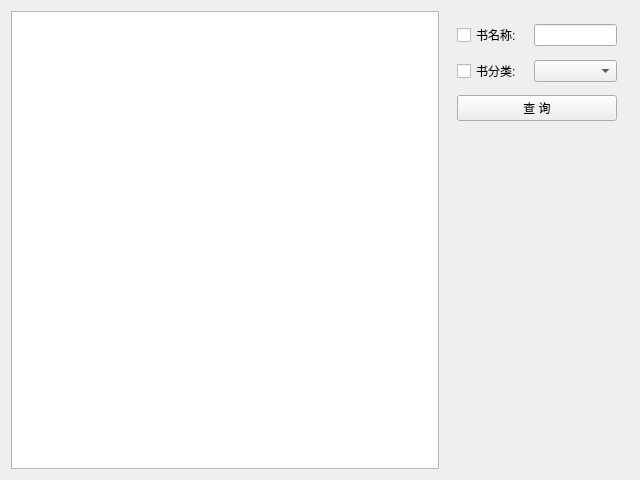
<?xml version="1.0" encoding="UTF-8"?>
<ui version="4.0">
 <class>InboundWidget</class>
 <widget class="QWidget" name="InboundWidget">
  <property name="geometry">
   <rect>
    <x>0</x>
    <y>0</y>
    <width>640</width>
    <height>480</height>
   </rect>
  </property>
  <property name="styleSheet">
   <string notr="true"/>
  </property>
  <layout class="QGridLayout" name="gridLayoutInbound" columnstretch="7,3">
   <item row="1" column="1">
    <layout class="QVBoxLayout">
     <property name="spacing">
      <number>12</number>
     </property>
     <property name="leftMargin">
      <number>12</number>
     </property>
     <property name="topMargin">
      <number>12</number>
     </property>
     <property name="rightMargin">
      <number>12</number>
     </property>
     <property name="bottomMargin">
      <number>12</number>
     </property>
     <item>
      <layout class="QGridLayout" name="gridLayout">
       <item row="1" column="2">
        <widget class="QComboBox" name="comboBoxCategory"/>
       </item>
       <item row="0" column="2">
        <widget class="QLineEdit" name="lineEditNameKey">
         <property name="clearButtonEnabled">
          <bool>true</bool>
         </property>
        </widget>
       </item>
       <item row="1" column="1">
        <widget class="QCheckBox" name="checkBoxCate">
         <property name="text">
          <string>书分类:</string>
         </property>
        </widget>
       </item>
       <item row="0" column="1">
        <widget class="QCheckBox" name="checkBoxName">
         <property name="text">
          <string>书名称:</string>
         </property>
        </widget>
       </item>
      </layout>
     </item>
     <item>
      <widget class="QPushButton" name="pushButtonQuery">
       <property name="text">
        <string>查 询</string>
       </property>
      </widget>
     </item>
     <item>
      <spacer name="spacer">
       <property name="orientation">
        <enum>Qt::Vertical</enum>
       </property>
       <property name="sizeHint" stdset="0">
        <size>
         <width>0</width>
         <height>0</height>
        </size>
       </property>
      </spacer>
     </item>
    </layout>
   </item>
   <item row="1" column="0">
    <widget class="QTableView" name="tableViewInbound">
     <property name="editTriggers">
      <set>QAbstractItemView::NoEditTriggers</set>
     </property>
     <attribute name="horizontalHeaderStretchLastSection">
      <bool>true</bool>
     </attribute>
    </widget>
   </item>
  </layout>
 </widget>
 <resources/>
 <connections/>
</ui>
